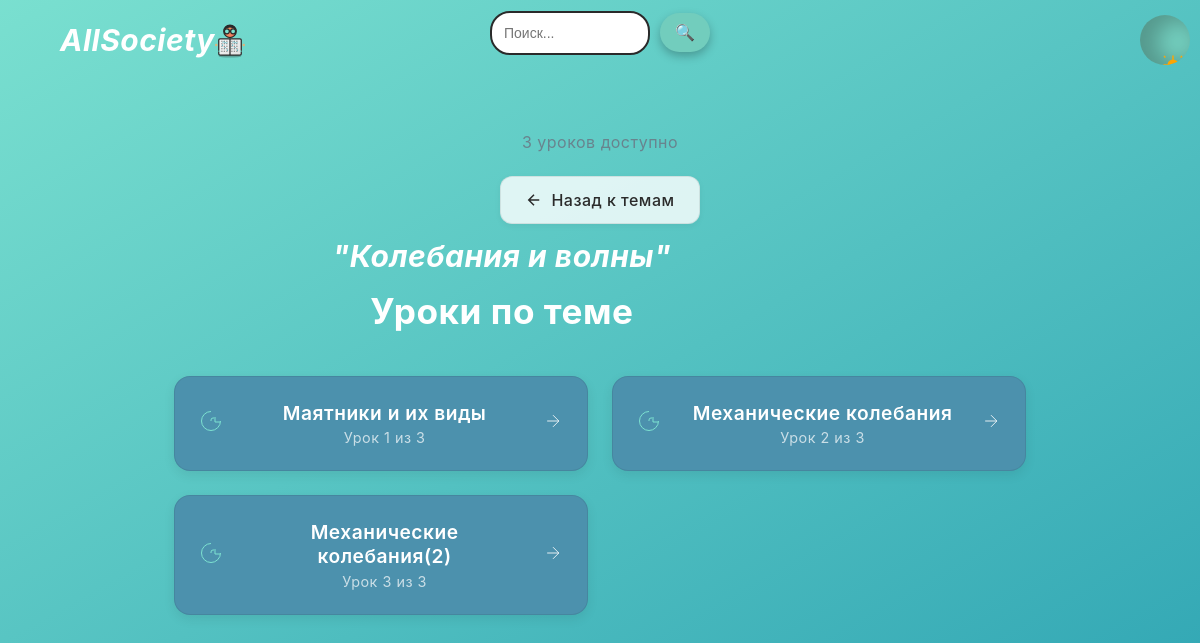
Page /topic/5/ on the committed database.
### courses/models.py (models this page shows, shortened)
class Topic(models.Model):
    subject = models.ForeignKey(Subject, on_delete=models.CASCADE, related_name='topics', verbose_name="Предмет")
    name = models.CharField(max_length=255, verbose_name="Название темы")
    image = models.ImageField(upload_to='topics/', blank=True, null=True, verbose_name="Изображение")
    class Meta:
        ordering = ['subject', 'name']
        verbose_name = "Тема"
        verbose_name_plural = "Темы"

class Lesson(models.Model):
    topic = models.ForeignKey(
        Topic,
        on_delete=models.CASCADE,
        related_name='lessons',
        verbose_name="Тема"
    )
    title = models.CharField(
        max_length=255,
        verbose_name="Название урока",
        help_text="Можно использовать базовые LaTeX-команды: $формула$ для встроенных формул, $$формула$$ для вынесенных"
    )
    content = models.TextField(
        verbose_name="Содержание",
        help_text="Полная поддержка LaTeX. Используйте $$...$$ для формул и $...$ для встроенных выражений"
    )
    image = models.ImageField(
        upload_to='lessons/',
        blank=True,
        null=True,
        verbose_name="Изображение"
    )
    allow_latex = models.BooleanField(
        default=True,
        verbose_name="Разрешить LaTeX во всех полях",
        help_text="Если отмечено, LaTeX будет обрабатываться во всех текстовых полях урока"
    )
    explanation = models.TextField(
        blank=True,
        null=True,
        verbose_name="Объяснение урока",
        help_text="Поддержка LaTeX. Используйте стандартные математические окружения"
    )
    svg_content = models.TextField(
        blank=True,
        null=True,
        verbose_name="SVG-код",
        help_text="SVG с возможностью вставки LaTeX через <text> элементы"
    )
    board_data = models.JSONField(
        blank=True,
        null=True,
        verbose_name="Данные доски",
        help_text="JSON с сохраненными рисунками, может содержать LaTeX-подписи"
    )
    class Meta:
        ordering = ['topic', 'title']
        verbose_name = "Урок"
        verbose_name_plural = "Уроки"

### courses/views.py (the view)
# urls.py: path('topic/<int:topic_id>/', views.lesson_list, name='lesson_list'),
def lesson_list(request, topic_id):
    topic = get_object_or_404(Topic, id=topic_id)
    lessons = topic.lessons.all()
    return render(request, 'lesson_list.html', {'topic': topic, 'lessons': lessons})

### courses/templates/lesson_list.html (shortened to what this page needs)
{% extends "base.html" %}
{% block content %}
<div class="lessons-container">
    <div class="lessons-header">
        <div class="header-content">
            <h1 class="lessons-title">Уроки по теме <span>"{{ topic.name }}"</span></h1>
            <p class="lessons-count">{{ lessons|length }} уроков доступно</p>
        </div>
        <div class="header-actions">
            <a href="{% url 'topic_list' topic.subject.id %}" class="back-button">
                <svg width="18" height="18" viewBox="0 0 24 24" fill="none" stroke="currentColor" stroke-width="2">
                    <path d="M19 12H5M12 19l-7-7 7-7"/>
                </svg>
                Назад к темам
            </a>
        </div>
    </div>
    <div class="lessons-grid">
        {% for lesson in lessons %}
        <a href="{% url 'lesson_detail' lesson.id %}" class="lesson-card">
            <div class="card-icon">
                <svg width="24" height="24" viewBox="0 0 24 24" fill="none" stroke="currentColor">
                    <path d="M12 2.5a9.5 9.5 0 1 0 9.5 9.5"/>
                    <path d="M16 8v5h5"/>
                    <path d="M12 12v-1a2 2 0 0 1 2-2h1"/>
                </svg>
            </div>
            <div class="card-content">
                <h3>{{ lesson.title }}</h3>
                <p>Урок {{ forloop.counter }} из {{ lessons|length }}</p>
            </div>
            <div class="card-arrow">
                <svg width="20" height="20" viewBox="0 0 24 24" color="white" fill="none" stroke="currentColor">
                    <path d="M5 12h14M12 5l7 7-7 7"/>
                </svg>
            </div>
        </a>
        {% endfor %}
    </div>
</div>
{% endblock %}

### courses/templates/lesson_list.html (style rules this page uses)
.lessons-container { max-width: 900px; margin: 0 auto; padding: 2rem 1.5rem; }
.lessons-header { display: flex; flex-direction: column; gap: 1.5rem; margin-bottom: 9.5rem; }
.header-content { text-align: center; }
.lessons-title { font-size: 2.2rem; font-weight: 700; color: white; margin-bottom: 0.5rem; }
.lessons-title span { color: #ffffff; position: relative; left: -50%; top: -52px; }
.lessons-count { font-size: 1rem; color: var(--text-light-color); opacity: 0.8; }
.header-actions { display: flex; justify-content: center; }
.lessons-grid { display: grid; grid-template-columns: repeat(auto-fill, minmax(280px, 1fr)); gap: 1.5rem; }
.lesson-card { display: flex; align-items: center; background: var(--bg-color); border-radius: 16px; padding: 1.5rem; box-shadow: 0 4px 12px rgba(0, 0, 0, 0.08); transition: all 0.3s ease; text-decoration: none; color: white; border: 1px solid var(--card-border); }
.card-icon { margin-right: 1.2rem; color: #7DE2D1; }
.card-content { flex: 1; }
.card-content h3 { font-size: 1.2rem; margin-bottom: 0.3rem; font-weight: 600; }
.card-content p { font-size: 0.9rem; color: #ffffff; opacity: 0.7; }
.card-arrow { margin-left: 1rem; color: var(--text-light-color); }
.back-button { display: inline-flex; align-items: center; gap: 0.5rem; padding: 0.8rem 1.5rem; background: var(--card-bg); border-radius: 12px; color: var(--text-color); text-decoration: none; font-weight: 500; transition: all 0.2s ease; box-shadow: 0 2px 6px rgba(0, 0, 0, 0.05); border: 1px solid var(--card-border); }
:root { --card-bg: rgba(255, 255, 255, 0.8); --card-hover: rgba(255, 255, 255, 0.9); --card-border: rgba(0, 0, 0, 0.08); --text-color: #2A2A2A; --text-light-color: #6B7280; }
.lesson-card { animation: fadeIn 0.4s ease forwards; opacity: 0; }
.lesson-card:nth-child(1) { animation-delay: 0.1s; }
.lesson-card:nth-child(2) { animation-delay: 0.2s; }
.lesson-card:nth-child(3) { animation-delay: 0.3s; }

### rows in the picture
Topic: name "Колебания и волны"
Lesson: title "Маятники и их виды", lessons "3"
Lesson: title "Механические колебания", lessons "3"
Lesson: title "Механические колебания(2)", lessons "3"

### other values in the picture
{{ lessons|length }} "3"
